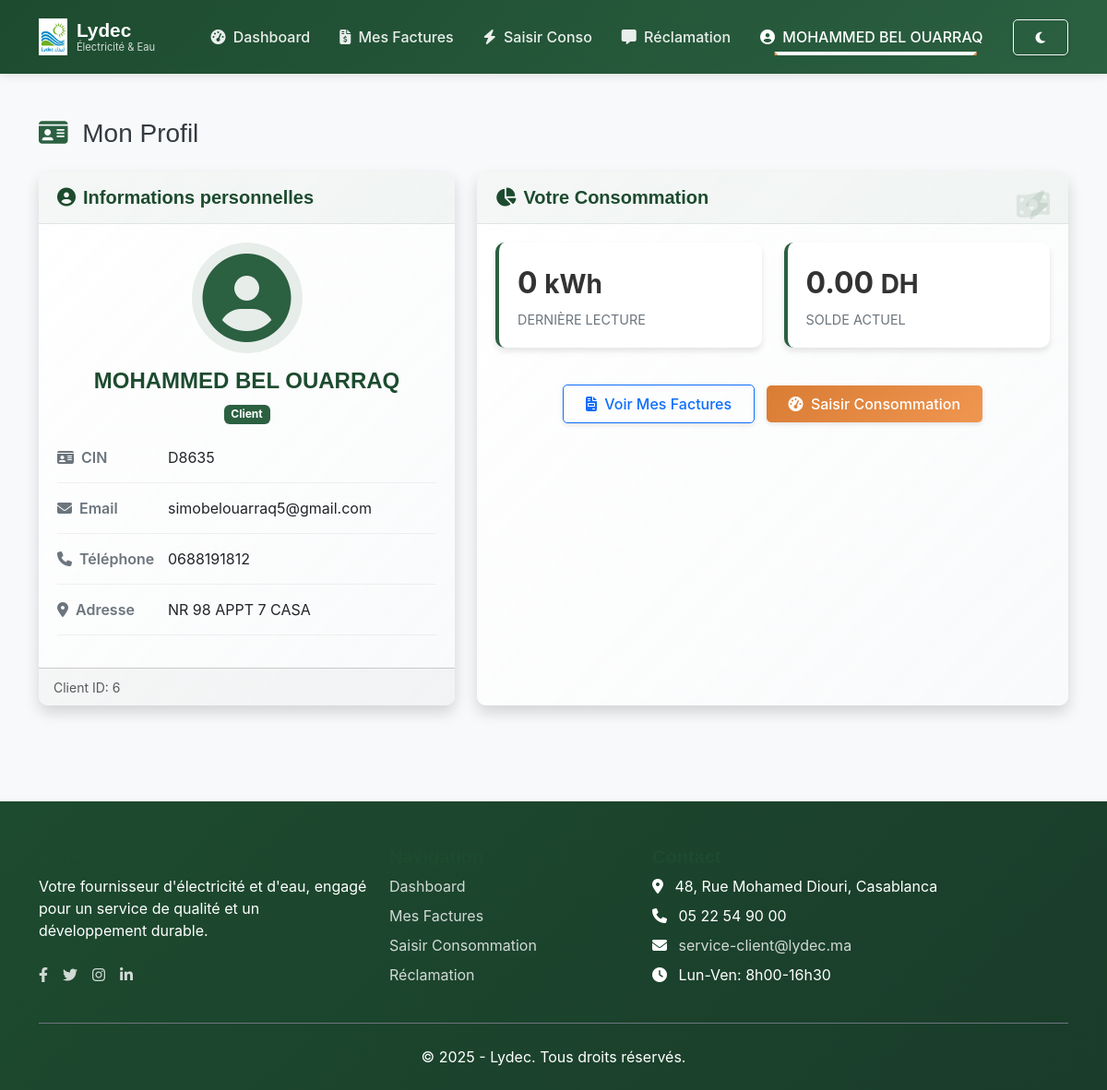
The page /IHM/client/client_profile.php (signed in) on the database as committed earlier.
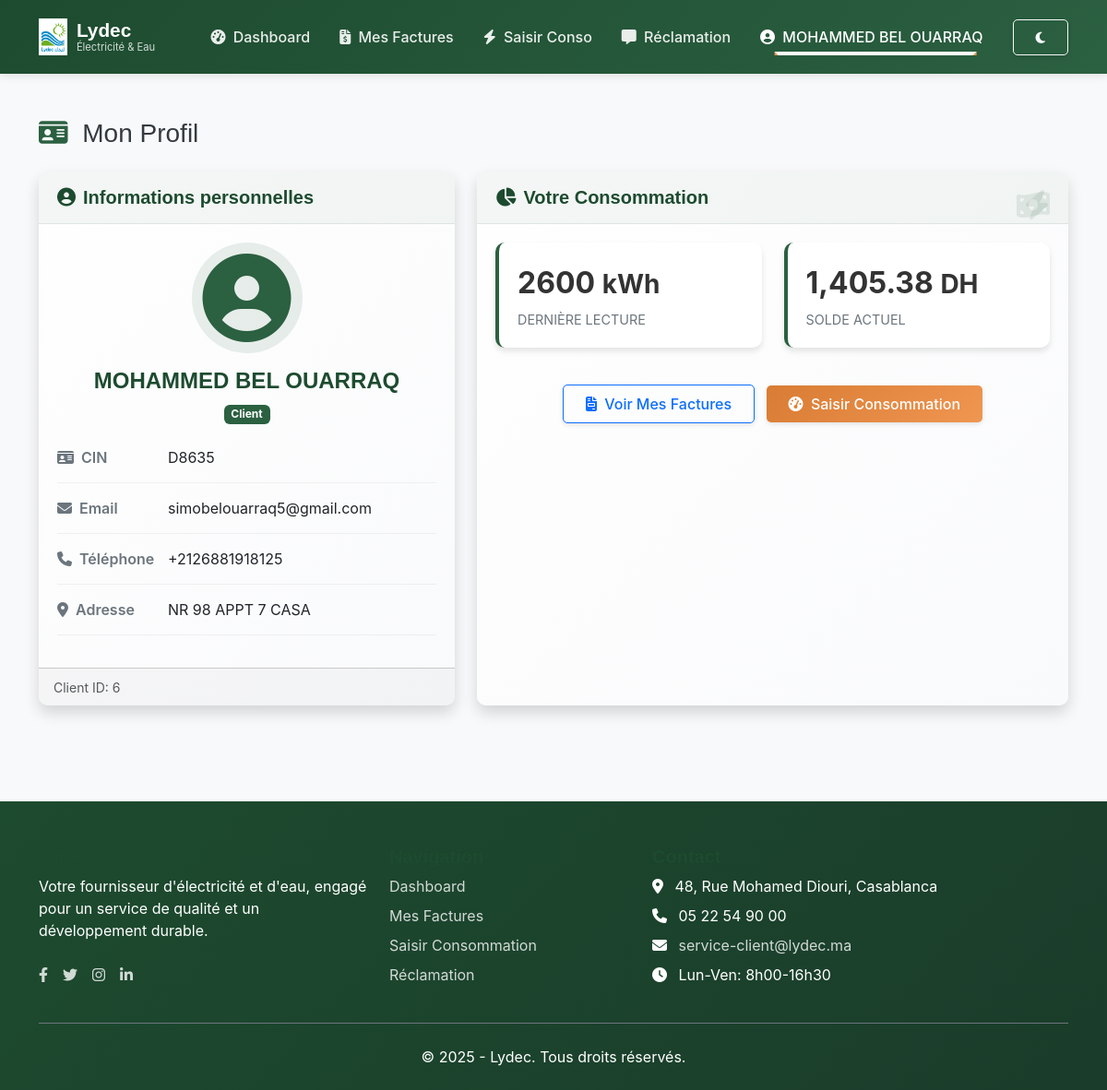
The same page on the database as committed later.
### tables this page shows
CREATE TABLE Client (
        id INTEGER PRIMARY KEY AUTOINCREMENT,
        cin TEXT NOT NULL,
        nom TEXT NOT NULL,
        prenom TEXT NOT NULL,
        email TEXT NOT NULL UNIQUE,
        telephone TEXT NOT NULL,
        adresse TEXT NOT NULL,
        password TEXT NOT NULL
    );

CREATE TABLE Consumption (
                idC INTEGER PRIMARY KEY AUTOINCREMENT,
                client_id INTEGER NOT NULL,
                month TEXT NOT NULL,
                current_reading INTEGER NOT NULL,
                photo TEXT,
                dateReleve TEXT NOT NULL DEFAULT (datetime('now')),
                status TEXT NOT NULL DEFAULT 'pending',
                FOREIGN KEY (client_id) REFERENCES Client(id)
            );

### BD/Client.php (called while the page is built, shortened)
<?php
class Client {
    private $pdo;
    public function __construct($pdo) {
        $this->pdo = $pdo;
    }
    public function getProfile($id) {
        $sql = "SELECT * FROM Client WHERE id = ?";
        $stmt = $this->pdo->prepare($sql);
        $stmt->execute([$id]);
        return $stmt->fetch(PDO::FETCH_ASSOC);
    }
}
?>

### BD/Consumption.php (called while the page is built, shortened)
<?php
class Consumption {
    private $pdo;
    public function __construct($pdo) {
        $this->pdo = $pdo;
    }
    public function getLastConsumption($clientId) {
        try {
            $sql = "SELECT * FROM Consumption WHERE client_id = ? ORDER BY dateReleve DESC, idC DESC LIMIT 1";
            $stmt = $this->pdo->prepare($sql);
            $stmt->execute([$clientId]);
            $row = $stmt->fetch(\PDO::FETCH_ASSOC);
            if (!$row) {
                return null;
            }
            return [
                'id' => $row['idC'] ?? null,
                'client_id' => $row['client_id'] ?? null,
                'month' => $row['month'] ?? null,
                'current_reading' => $row['current_reading'] ?? null,
                'photo' => $row['photo'] ?? null,
                'dateReleve' => $row['dateReleve'] ?? null,
                'status' => $row['status'] ?? 'pending'
            ];
        } catch (\PDOException $e) {
            error_log("Error in getLastConsumption: " . $e->getMessage());
            return null;
        }
    }
}
?>

### BD/Facture.php (called while the page is built, shortened)
<?php
class Facture {
    private $pdo;
    public function __construct($pdo) {
        $this->pdo = $pdo;
    }
    public function getFacturesByClient($clientId) {
        $sql = "SELECT * FROM Facture WHERE client_id = ?";
        $stmt = $this->pdo->prepare($sql);
        $stmt->execute([$clientId]);
        return $stmt->fetchAll(PDO::FETCH_ASSOC);
    }
}
?>

### IHM/client/client_profile.php (the view, shortened to what the changed rows need)
<?php
require_once '../../BD/db.php';
require_once '../../BD/Client.php';
require_once '../../BD/Consumption.php';
require_once '../../BD/Facture.php';
$clientId = $_SESSION['client']['id'];
$clientModel = new Client($pdo);
$client = $clientModel->getProfile($clientId);
$consumptionModel = new Consumption($pdo);
$factureModel = new Facture($pdo);
$lastConsumption = $consumptionModel->getLastConsumption($clientId);
$lastReading = $lastConsumption ? $lastConsumption['current_reading'] : null;
$factures = $factureModel->getFacturesByClient($clientId);
$balance = 0;
if ($factures) {
    foreach ($factures as $facture) {
        if ($facture['statut'] === 'impayée') {
            $balance += $facture['montant'];
        }
    }
}
?>
<!DOCTYPE html>
<html lang="fr">
<head>
  <link href="https://cdn.jsdelivr.net/npm/bootstrap@5.3.0/dist/css/bootstrap.min.css" rel="stylesheet">
  <link rel="stylesheet" href="https://cdnjs.cloudflare.com/ajax/libs/font-awesome/6.4.0/css/all.min.css">
  <link href="https://unpkg.com/aos@2.3.1/dist/aos.css" rel="stylesheet">
  <link rel="stylesheet" href="../../assets/css/client-style.css">
</head>
<body>
  <nav class="navbar navbar-expand-lg navbar-dark">
    <div class="container">
      <div class="collapse navbar-collapse" id="clientNavbar">
        <ul class="navbar-nav ms-auto mb-2 mb-lg-0">
          <li class="nav-item dropdown">
            <a class="nav-link dropdown-toggle active" href="#" id="navbarDropdown" role="button" data-bs-toggle="dropdown" aria-expanded="false">
              <i class="fas fa-user-circle me-1"></i> <?php echo htmlspecialchars($client['prenom'] . ' ' . $client['nom']); ?>
            </a>
          </li>
        </ul>
      </div>
    </div>
  </nav>
  <main class="py-4">
    <div class="container my-4">
      <div class="d-sm-flex align-items-center justify-content-between mb-4">
        <h1 class="h3 mb-0" data-aos="fade-right">
          <i class="fas fa-id-card me-2 text-primary"></i>
          Mon Profil
        </h1>
      </div>
      <div class="row">
        <div class="col-lg-5 mb-4" data-aos="fade-up">
          <div class="card shadow h-100">
            <div class="card-body">
              <?php if ($client): ?>
              <div class="text-center mb-4">
                <div class="profile-icon">
                  <i class="fas fa-user-circle fa-6x text-primary"></i>
                </div>
                <h4 class="mt-3"><?php echo htmlspecialchars($client['prenom'] . ' ' . $client['nom']); ?></h4>
                <span class="badge bg-primary">Client</span>
              </div>
              <div class="profile-details">
                <div class="info-row">
                  <div class="info-label"><i class="fas fa-id-card me-2"></i>CIN</div>
                  <div class="info-value"><?php echo htmlspecialchars($client['cin']); ?></div>
                </div>
                <div class="info-row">
                  <div class="info-label"><i class="fas fa-envelope me-2"></i>Email</div>
                  <div class="info-value"><?php echo htmlspecialchars($client['email']); ?></div>
                </div>
                <div class="info-row">
                  <div class="info-label"><i class="fas fa-phone me-2"></i>Téléphone</div>
                  <div class="info-value"><?php echo htmlspecialchars($client['telephone']); ?></div>
                </div>
                <div class="info-row">
                  <div class="info-label"><i class="fas fa-map-marker-alt me-2"></i>Adresse</div>
                  <div class="info-value"><?php echo htmlspecialchars($client['adresse']); ?></div>
                </div>
              </div>
              <?php endif; ?>
            </div>
          </div>
        </div>
        <div class="col-lg-7 mb-4" data-aos="fade-up" data-aos-delay="200">
          <div class="card shadow h-100">
            <div class="card-body">
              <div class="row mb-4">
                <div class="col-md-6 mb-3">
                  <div class="stat-card">
                    <div class="stat-value">
                      <?php echo $lastReading ? $lastReading : '0'; ?>
                      <small>kWh</small>
                    </div>
                    <div class="stat-label">Dernière Lecture</div>
                    <i class="fas fa-bolt stat-icon"></i>
                  </div>
                </div>
                <div class="col-md-6 mb-3">
                  <div class="stat-card">
                    <div class="stat-value">
                      <?php echo number_format($balance, 2); ?>
                      <small>DH</small>
                    </div>
                    <div class="stat-label">Solde Actuel</div>
                    <i class="fas fa-money-bill-wave stat-icon"></i>
                  </div>
                </div>
              </div>
            </div>
          </div>
        </div>
      </div>
    </div>
  </main>
</body>
</html>

Rows that differ between the two databases and show on the page:
changed client "MOHAMMED BEL OUARRAQ": telephone "0688191812" → "+2126881918125"
added consumption: current_reading "2600"
Other text that changed with them:
$balance: "0.00" → "1,405.38"
text no longer shown: "0"
